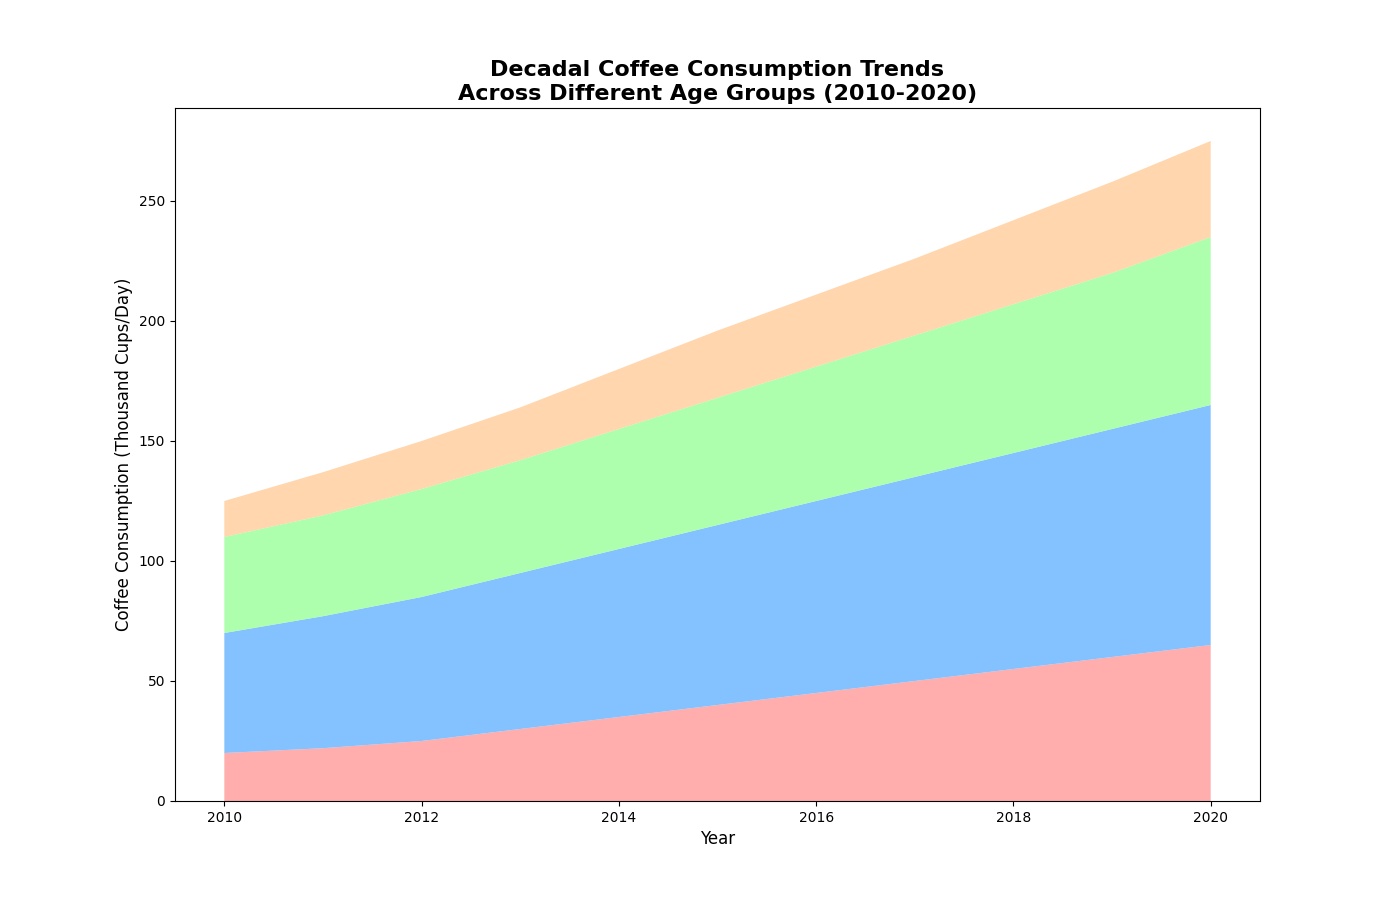

Write the Python code that produced this figure.
import matplotlib.pyplot as plt
import numpy as np

# Years of interest
years = np.arange(2010, 2021)

# Coffee consumption data in thousand cups per day for different age groups
age_18_25 = np.array([20, 22, 25, 30, 35, 40, 45, 50, 55, 60, 65])
age_26_35 = np.array([50, 55, 60, 65, 70, 75, 80, 85, 90, 95, 100])
age_36_50 = np.array([40, 42, 45, 47, 50, 53, 56, 59, 62, 65, 70])
age_51_65 = np.array([15, 18, 20, 22, 25, 28, 30, 32, 35, 38, 40])

# Stack the consumption data
consumption_data = np.vstack([age_18_25, age_26_35, age_36_50, age_51_65])

# Set up the plot
plt.figure(figsize=(14, 9))

# Define colors for the remaining age groups
colors = ['#ff9999','#66b3ff','#99ff99','#ffcc99']

# Create the stacked area plot
plt.stackplot(years, consumption_data, colors=colors, alpha=0.8)

# Set titles and labels
plt.title('Decadal Coffee Consumption Trends\nAcross Different Age Groups (2010-2020)', fontsize=16, fontweight='bold')
plt.xlabel('Year', fontsize=12)
plt.ylabel('Coffee Consumption (Thousand Cups/Day)', fontsize=12)

# Show plot
plt.show()
